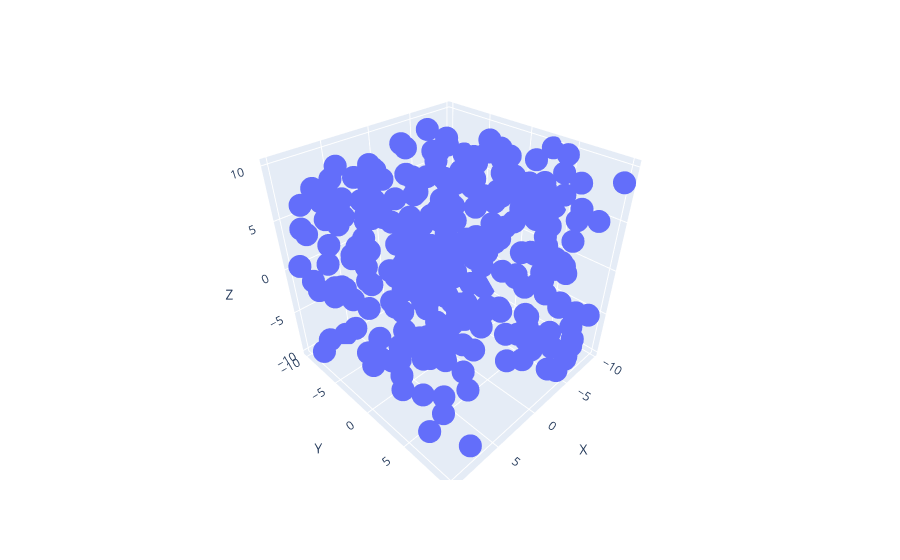

The code cell stored with this chart in its notebook:
### Code cell
#1#  Using the given dataset, to generate a 3D scatter plot to visualize the distribution of data points in a threedimensional space.
np.random.seed(30)
data = {
    'X': np.random.uniform(-10, 10, 300),
    'Y': np.random.uniform(-10, 10, 300),
    'Z': np.random.uniform(-10, 10, 300)
}
df = pd.DataFrame(data)

fig=go.Figure()
fig = px.scatter_3d(df, x='X', y='Y', z='Z',)
fig.show()

### Figure 1 — Plotly figure (JSON) as saved in the notebook; plotly's stock layout.template omitted (floating-point values rounded to 4 significant figures; data arrays with more than 128 entries replaced by an {"elided": "..."} marker saying what was removed)
{"data": [{"hovertemplate": "X=%{x}<br>Y=%{y}<br>Z=%{z}<extra></extra>", "legendgroup": "", "marker": {"color": "#636efa", "symbol": "circle"}, "mode": "markers", "name": "", "scene": "scene", "showlegend": false, "type": "scatter3d", "x": {"elided": "300 float values"}, "y": {"elided": "300 float values"}, "z": {"elided": "300 float values"}}], "layout": {"autosize": true, "legend": {"tracegroupgap": 0}, "margin": {"t": 60}, "scene": {"aspectmode": "auto", "aspectratio": {"x": 0.9933, "y": 1.007, "z": 0.9996}, "domain": {"x": [0, 1], "y": [0, 1]}, "xaxis": {"title": {"text": "X"}, "type": "linear"}, "yaxis": {"title": {"text": "Y"}, "type": "linear"}, "zaxis": {"title": {"text": "Z"}, "type": "linear"}}}}
